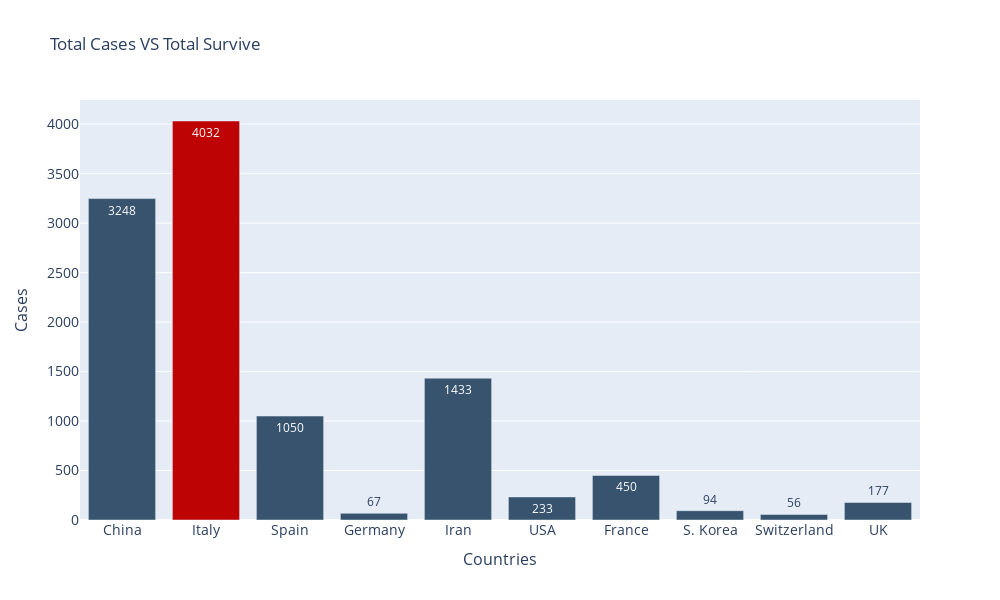

Notebook code for this chart:
### Markdown cell above
## Total Death

### Code cell
colors = ['rgb(55, 83, 109)',] * 10
colors[1]='rgb(189,3,3)'

fig=go.Figure(go.Bar(x=tab['Country'].head(10), y=tab["TotalDeaths"].head(10),text=tab["TotalDeaths"].head(10),textposition='auto'
               ,marker_color=colors)
                )
fig.update_layout(title_text='Total Cases VS Total Survive',height=600,width=1000,
                    yaxis=dict(title="Cases",
                    titlefont_size=16,
                    tickfont_size=14),
                   xaxis=dict(title="Countries",
                    titlefont_size=16,
                    tickfont_size=14),
                 )
                     
fig.show()

### Figure 1 — Plotly figure (JSON) as saved in the notebook; plotly's stock layout.template omitted (floating-point values rounded to 4 significant figures)
{"data": [{"marker": {"color": ["rgb(55, 83, 109)", "rgb(189,3,3)", "rgb(55, 83, 109)", "rgb(55, 83, 109)", "rgb(55, 83, 109)", "rgb(55, 83, 109)", "rgb(55, 83, 109)", "rgb(55, 83, 109)", "rgb(55, 83, 109)", "rgb(55, 83, 109)"]}, "text": [3248, 4032, 1050, 67, 1433, 233, 450, 94, 56, 177], "textposition": "auto", "type": "bar", "x": ["China", "Italy", "Spain", "Germany", "Iran", "USA", "France", "S. Korea", "Switzerland", "UK"], "y": [3248, 4032, 1050, 67, 1433, 233, 450, 94, 56, 177]}], "layout": {"height": 600, "title": {"text": "Total Cases VS Total Survive"}, "width": 1000, "xaxis": {"tickfont": {"size": 14}, "title": {"font": {"size": 16}, "text": "Countries"}}, "yaxis": {"tickfont": {"size": 14}, "title": {"font": {"size": 16}, "text": "Cases"}}}}
